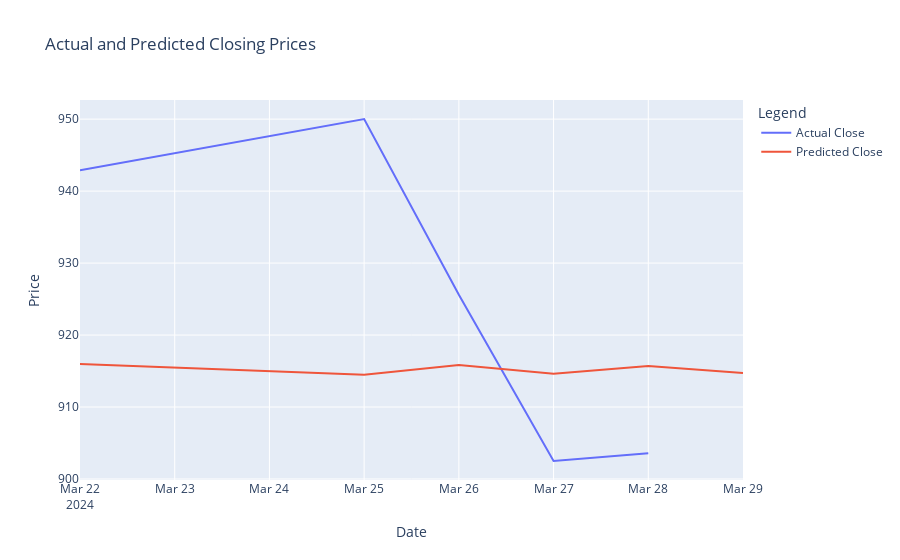

The notebook cell saved with this chart:
### Code cell
import plotly.graph_objs as go

# Create Plotly Scatter objects
trace_arima_actual = go.Scatter(
    x=df_real_arima.index,
    y=df_real_arima['Close'],
    mode='lines',
    name='Actual Close'
)

trace_arima_predicted = go.Scatter(
    x=df_arima_forecast.index,
    y=df_arima_forecast['Predicted_Close'],
    mode='lines',
    name='Predicted Close'
)

# Create and show the combined graph
fig = go.Figure(data=[trace_arima_actual, trace_arima_predicted])
#fig = go.Figure(data=[trace_arima_actual])
fig.update_layout(
    title='Actual and Predicted Closing Prices',
    xaxis_title='Date',
    yaxis_title='Price',
    legend_title='Legend'
)

fig.show()

### Figure 1 — Plotly figure (JSON) as saved in the notebook; plotly's stock layout.template omitted (floating-point values rounded to 4 significant figures)
{"data": [{"mode": "lines", "name": "Actual Close", "type": "scatter", "x": ["2024-03-22T00:00:00", "2024-03-25T00:00:00", "2024-03-26T00:00:00", "2024-03-27T00:00:00", "2024-03-28T00:00:00"], "y": [942.9, 950.0, 925.6, 902.5, 903.6]}, {"mode": "lines", "name": "Predicted Close", "type": "scatter", "x": ["2024-03-22T00:00:00", "2024-03-25T00:00:00", "2024-03-26T00:00:00", "2024-03-27T00:00:00", "2024-03-28T00:00:00", "2024-03-29T00:00:00"], "y": [916.0, 914.5, 915.8, 914.6, 915.7, 914.7]}], "layout": {"autosize": true, "legend": {"title": {"text": "Legend"}}, "title": {"text": "Actual and Predicted Closing Prices"}, "xaxis": {"autorange": true, "range": ["2024-03-22", "2024-03-29"], "title": {"text": "Date"}, "type": "date"}, "yaxis": {"autorange": true, "range": [899.9, 952.7], "title": {"text": "Price"}, "type": "linear"}}}
